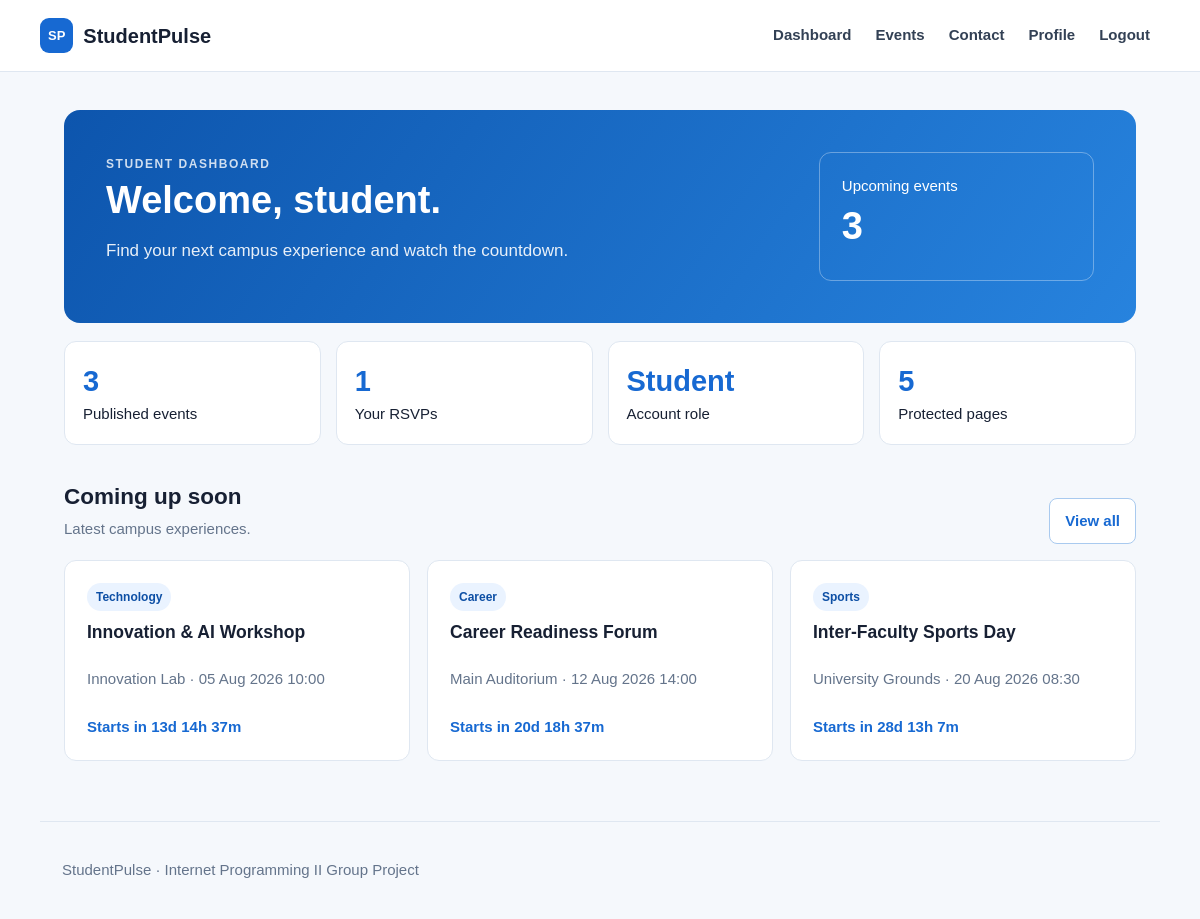
The app's page /dashboard.php (signed in) with its own data.
### tables this page shows
CREATE TABLE IF NOT EXISTS events (
    id INT UNSIGNED AUTO_INCREMENT PRIMARY KEY,
    title VARCHAR(150) NOT NULL,
    description TEXT NOT NULL,
    category VARCHAR(50) NOT NULL,
    venue VARCHAR(150) NOT NULL,
    event_date DATETIME NOT NULL,
    status ENUM('draft', 'published') NOT NULL DEFAULT 'draft',
    created_by INT UNSIGNED NULL,
    created_at TIMESTAMP DEFAULT CURRENT_TIMESTAMP,
    FOREIGN KEY (created_by) REFERENCES users(id) ON DELETE SET NULL,
    INDEX (event_date, status)
);

### includes/core.php (called while the page is built, shortened)
<?php
function e($value)
{
    return htmlspecialchars((string)$value, ENT_QUOTES, 'UTF-8');
}
?>

### dashboard.php (the view, shortened to what this page needs)
<?php
require 'includes/core.php';
require 'config/database.php';
$student_id = (int)$_SESSION['student_id'];
$sql_events_count = "SELECT COUNT(*) AS total FROM events WHERE status = 'published' AND event_date >= NOW()";
$res_ec = mysqli_query($conn, $sql_events_count);
$row_ec = mysqli_fetch_assoc($res_ec);
$ec = $row_ec['total'] ?? 0;
$sql_rsvp_count = "SELECT COUNT(*) AS total FROM rsvps WHERE user_id = $student_id";
$res_rc = mysqli_query($conn, $sql_rsvp_count);
$row_rc = mysqli_fetch_assoc($res_rc);
$rc = $row_rc['total'] ?? 0;
$sql_upcoming = "SELECT * FROM events WHERE status = 'published' AND event_date >= NOW() ORDER BY event_date ASC LIMIT 3";
$res_upcoming = mysqli_query($conn, $sql_upcoming);
$ev = [];
if ($res_upcoming) {
    while ($row = mysqli_fetch_assoc($res_upcoming)) {
        $ev[] = $row;
    }
}
include 'includes/header.php';
?>
<section class="hero">
    <div>
        <span class="eyebrow">Student Dashboard</span>
        <h1>Welcome, <?= e($_SESSION['student_username']) ?>.</h1>
        <p>Find your next campus experience and watch the countdown.</p>
    </div>
    <div class="big">
        <span>Upcoming events</span>
        <strong><?= $ec ?></strong>
    </div>
</section>
<div class="stats">
    <div class="stat">
        <strong><?= $ec ?></strong>
        <span>Published events</span>
    </div>
    <div class="stat">
        <strong><?= $rc ?></strong>
        <span>Your RSVPs</span>
    </div>
    <div class="stat">
        <strong><?= e(ucfirst($_SESSION['student_role'])) ?></strong>
        <span>Account role</span>
    </div>
    <div class="stat">
        <strong>5</strong>
        <span>Protected pages</span>
    </div>
</div>
<div class="head">
    <div>
        <h2>Coming up soon</h2>
        <p>Latest campus experiences.</p>
    </div>
    <a class="btn alt" href="events.php">View all</a>
</div>
<div class="grid">
    <?php if (empty($ev)): ?>
        <p>No upcoming events at the moment.</p>
    <?php else: ?>
        <?php foreach ($ev as $x): ?>
            <article class="card">
                <span class="tag"><?= e($x['category']) ?></span>
                <h3><?= e($x['title']) ?></h3>
                <p><?= e($x['venue']) ?> &middot; <?= e(date('d M Y H:i', strtotime($x['event_date']))) ?></p>
                <div class="count" data-time="<?= e($x['event_date']) ?>"></div>
            </article>
        <?php endforeach; ?>
    <?php endif; ?>
</div>
<?php include 'includes/footer.php'; ?>

### includes/header.php (shortened to what this page needs)
<?php
$base = $base ?? '';
$adminMode = $adminMode ?? false;
$homeLink = $homeLink ?? ($adminMode ? 'events.php' : $base . 'dashboard.php');
?>
<!doctype html>
<html lang="en">
<head>
    <link rel="stylesheet" href="<?= $base ?>assets/style.css">
</head>
<body>
<header>
    <a class="brand" href="<?= e($homeLink) ?>">
        <b>SP</b> StudentPulse <?= $adminMode ? '<small style="font-size: 0.75em; opacity: 0.8; margin-left: 4px;">[ADMIN]</small>' : '' ?>
    </a>
    <nav>
        <?php if ($adminMode): ?>
            <a href="events.php">Events</a>
            <a href="messages.php">Messages</a>
            <a href="../dashboard.php" target="_blank">View Site</a>
            <a href="logout.php">Logout</a>
        <?php else: ?>
            <a href="<?= $base ?>dashboard.php">Dashboard</a>
            <a href="<?= $base ?>events.php">Events</a>
            <a href="<?= $base ?>contact.php">Contact</a>
            <a href="<?= $base ?>profile.php">Profile</a>
            <a href="<?= $base ?>logout.php">Logout</a>
        <?php endif; ?>
    </nav>
</header>
<main>

### includes/footer.php (shortened to what this page needs)
</main>
<footer>
    <p>StudentPulse &middot; Internet Programming II Group Project</p>
</footer>
</body>
</html>

### assets/style.css (style rules this page uses)
:root { --b:#1769d2;--bd:#0d4fa5;--ink:#172033;--muted:#64748b;--line:#dfe7f1;--bg:#f5f8fc }
* { box-sizing:border-box }
body { margin:0;font:15px/1.5 Arial,sans-serif;background:var(--bg);color:var(--ink) }
header { height:72px;background:#fff;border-bottom:1px solid var(--line);display:flex;align-items:center;justify-content:space-between;padding:0 max(24px,calc((100vw - 1120px)/2));position:sticky;top:0 }
.brand { text-decoration:none;color:var(--ink);font-size:20px;font-weight:800;display:flex;align-items:center;gap:10px }
.brand b { background:var(--b);color:#fff;padding:8px;border-radius:9px;font-size:13px }
nav { display:flex;gap:4px }
nav a { color:#334155;text-decoration:none;font-weight:700;padding:10px;border-radius:7px }
main { max-width:1120px;margin:auto;padding:38px 24px 60px }
.hero { background:linear-gradient(125deg,#0d55ad,#2783de);color:white;padding:42px;border-radius:16px;display:grid;grid-template-columns:1.5fr .6fr;gap:25px }
.hero h1 { font-size:38px;line-height:1.1;margin:5px 0 12px }
.hero p { font-size:17px;opacity:.9 }
.hero .big { border:1px solid #ffffff55;border-radius:12px;padding:22px }
.big strong { display:block;font-size:38px }
.eyebrow { text-transform:uppercase;letter-spacing:.13em;font-size:12px;font-weight:bold;opacity:.8 }
.head { display:flex;justify-content:space-between;align-items:end;margin:35px 0 16px }
.head h1,.head h2 { margin:0 }
.head p,.muted { color:var(--muted);margin:4px 0 }
.grid { display:grid;grid-template-columns:repeat(3,1fr);gap:17px }
.card,.panel { background:#fff;border:1px solid var(--line);border-radius:12px;padding:22px }
.card { display:flex;flex-direction:column }
.card h3 { margin:8px 0 }
.card p { color:var(--muted) }
.tag { align-self:flex-start;background:#eaf3ff;color:var(--bd);border-radius:99px;padding:5px 9px;font-size:12px;font-weight:bold }
.count { color:var(--b);font-weight:800;margin-top:auto;padding-top:10px }
.stats { display:grid;grid-template-columns:repeat(4,1fr);gap:15px;margin-top:18px }
.stat { background:#fff;border:1px solid var(--line);border-radius:12px;padding:18px }
.stat strong { display:block;color:var(--b);font-size:29px }
.btn { background:var(--b);color:white;border:0;border-radius:8px;padding:11px 15px;text-decoration:none;font-weight:bold;cursor:pointer }
.btn.alt { background:white;color:var(--b);border:1px solid #a9caef }
footer { max-width:1120px;margin:auto;border-top:1px solid var(--line);padding:22px;color:var(--muted) }

### records on screen
events: category "Technology", title "Innovation & AI Workshop", venue "Innovation Lab", event_date "05 Aug 2026 10:00"
events: category "Career", title "Career Readiness Forum", venue "Main Auditorium", event_date "12 Aug 2026 14:00"
events: category "Sports", title "Inter-Faculty Sports Day", venue "University Grounds", event_date "20 Aug 2026 08:30"

### other values on screen
$_SESSION['student_username'] "student"
$ec "3"
$rc "1"
$_SESSION['student_role'] "Student"
